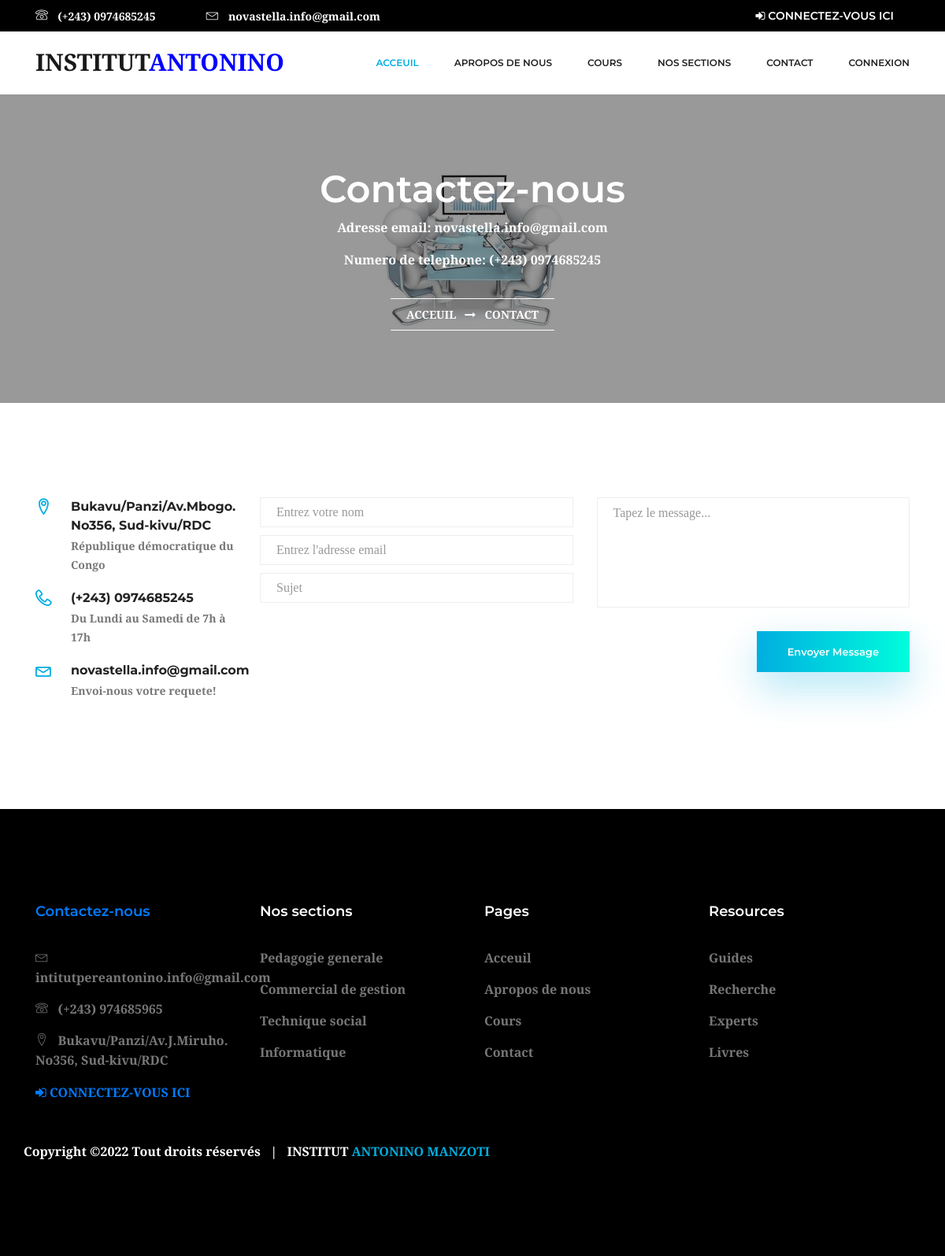
The page /contact.php on the database as committed earlier.
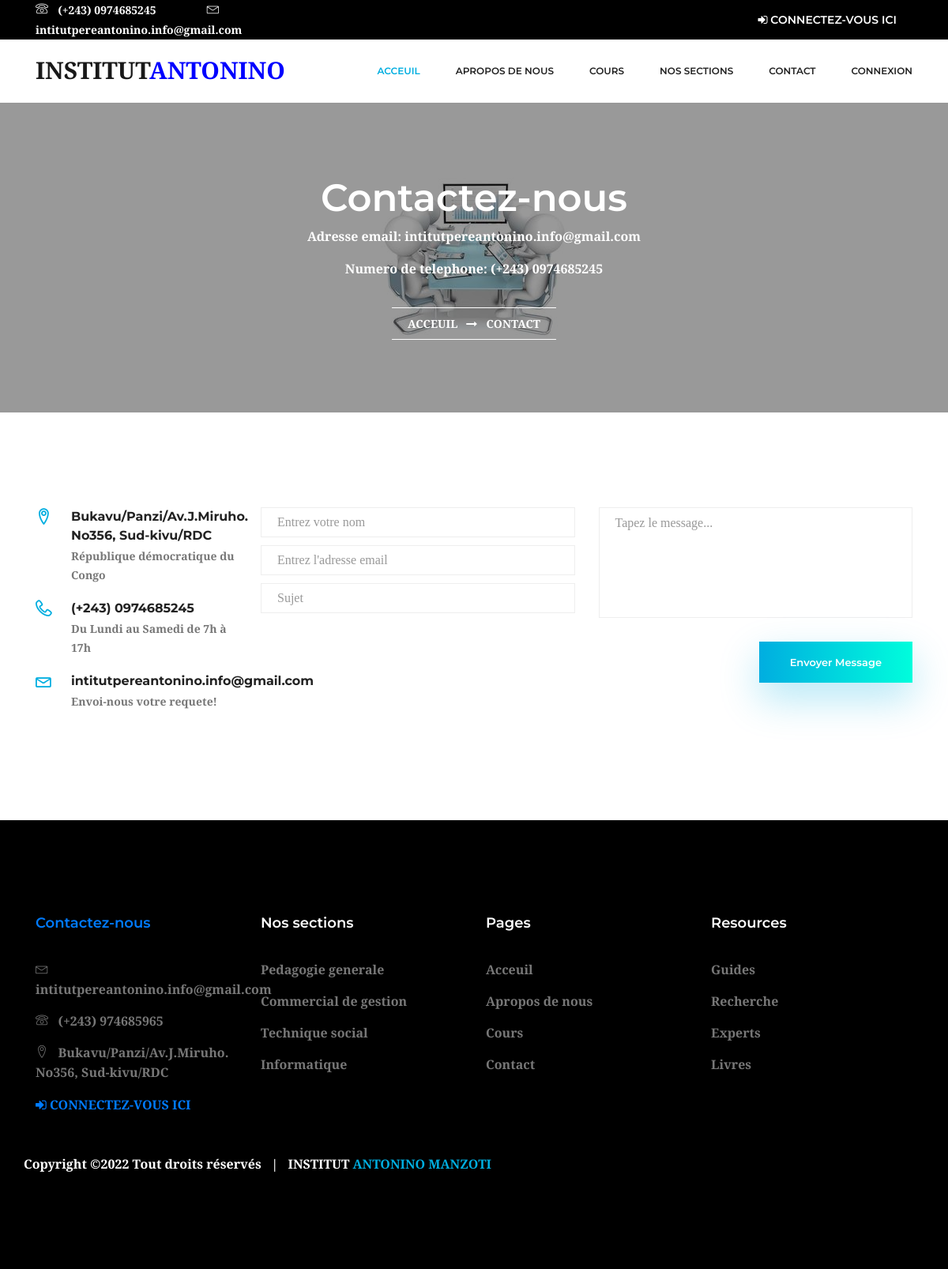
The same page on the database as committed later.
### tables this page shows
CREATE TABLE `ecole_info` (
  `id_info` int(10) NOT NULL,
  `nom_ecole` varchar(50) NOT NULL,
  `adresse_ecole` varchar(100) NOT NULL,
  `numero_telephone` varchar(20) NOT NULL,
  `adresse_email` varchar(50) NOT NULL,
  `devise_ecole` varchar(250) NOT NULL,
  `details_ecole` varchar(250) NOT NULL,
  `photo_ecole` varchar(50) NOT NULL
);

### contact.php (the view, shortened to what this page needs)
<?php include("includes/header.php") ?>
<?php include("includes/topbarnav.php") ?>
<?php
   $get_descriptions = "SELECT *FROM ecole_info";
   $run_desc = mysqli_query($con,$get_descriptions);
   $row_desc = mysqli_fetch_array($run_desc);
   $adresse_ecole = $row_desc['adresse_ecole'];
   $numero_telephone = $row_desc['numero_telephone'];
   $adresse_email = $row_desc['adresse_email'];
?>
<section class="banner_area">
        <div class="banner_inner d-flex align-items-center">
            <div class="overlay"></div>
            <div class="container">
                <div class="row justify-content-center">
                    <div class="col-lg-6">
                        <div class="banner_content text-center">
                            <h2>Contactez-nous</h2>
                            <p>Adresse email: <?php echo $adresse_email ?></p>
                            <p>Numero de telephone: (+243) <?php echo $numero_telephone ?></p>
                            <div class="page_link">
                                <a href="index.php">Acceuil</a>
                                <a href="contact.php">Contact</a>
                            </div>
                        </div>
                    </div>
                </div>
            </div>
        </div>
    </section>
    <section class="contact_area section_gap">
        <div class="container">
            <div class="row">
                <div class="col-lg-3">
                    <div class="contact_info">
                        <div class="info_item">
                            <i class="lnr lnr-map-marker"></i>
                            <h6><?php echo $adresse_ecole ?></h6>
                            <p>République démocratique du Congo</p>
                        </div>
                        <div class="info_item">
                            <i class="lnr lnr-phone-handset"></i>
                            <h6><a href="#">(+243) <?php echo $numero_telephone ?></a></h6>
                            <p>Du Lundi au Samedi de 7h à 17h</p>
                        </div>
                        <div class="info_item">
                            <i class="lnr lnr-envelope"></i>
                            <h6><a href="#"><?php echo $adresse_email ?></a></h6>
                            <p>Envoi-nous votre requete!</p>
                        </div>
                    </div>
                </div>
                <div class="col-lg-9">
                    <form action="" method="post" class="row contact_form" id="contactForm" novalidate="novalidate">
                        <div class="col-md-6">
                            <div class="form-group">
                                <input type="text" class="form-control" id="name" name="exp_nom" placeholder="Entrez votre nom">
                            </div>
                            <div class="form-group">
                                <input type="email" class="form-control" id="email" name="exp_email" placeholder="Entrez l'adresse email ">
                            </div>
                            <div class="form-group">
                                <input type="text" class="form-control" id="subject" name="sujet" placeholder="Sujet">
                            </div>
                        </div>
                        <div class="col-md-6">
                            <div class="form-group">
                                <textarea class="form-control" name="message" id="message" rows="1" placeholder="Tapez le message..."></textarea>
                            </div>
                        </div>
                        <div class="col-md-12 text-right">
                            <button type="submit" name="contact_btn" value="" class="btn primary-btn">Envoyer Message</button>
                        </div>
                    </form>
                </div>
            </div>
        </div>
    </section>
<?php include("includes/footer.php") ?>
<?php include("includes/scripts.php") ?>

### includes/header.php (shortened to what this page needs)
<?php
  include("includes/db.php")
?>
<!doctype html>
<html lang="en">
 <head>
	<link rel="stylesheet" href="css/bootstrap.css">
	<link rel="stylesheet" href="vendors/linericon/style.css">
	<link rel="stylesheet" href="css/font-awesome.min.css">
	<link rel="stylesheet" href="vendors/owl-carousel/owl.carousel.min.css">
	<link rel="stylesheet" href="vendors/lightbox/simpleLightbox.css">
	<link rel="stylesheet" href="vendors/nice-select/css/nice-select.css">
	<link rel="stylesheet" href="vendors/animate-css/animate.css">
	<link rel="stylesheet" href="css/style.css">
</head>
<body>
<?php
  $get_info_ecole = "SELECT *FROM ecole_info";
  $run_info_ecole = mysqli_query($con,$get_info_ecole);
  $row_info_ecole = mysqli_fetch_array($run_info_ecole);
  $numero_tele = $row_info_ecole['numero_telephone'];
  $adresse_email = $row_info_ecole['adresse_email'];
?>
	<header class="header_area">
		<div class="header-top">
			<div class="container">
				<div class="row align-items-center">
					<div class="col-lg-6 col-sm-6 col-4 header-top-left">
						<a href="tel:+243<?php echo $numero_tele ?>">
							<span class="lnr lnr-phone"></span>
							<span class="text">
								<span class="text">(+243) <?php echo $numero_tele ?></span>
							</span>
						</a>
						<a href="<?php echo $adresse_email ?>">
							<span class="lnr lnr-envelope"></span>
							<span class="text">
								<span class="text"><?php echo $adresse_email ?></span>
							</span>
						</a>
					</div>
					<?php
					   if(!isset($_SESSION['matricule']))
					   {
						  echo "<div class='col-lg-6 col-sm-6 col-8 header-top-right'>
						            <a href='connexion.php' class='text-uppercase'><i class='fa fa-sign-in'></i> Connectez-vous ici</a>
					            </div>
					        ";
					   }
					   else
					   {
						 $session = $_SESSION['matricule'];
						 $eleve = "SELECT *FROM eleves WHERE matricule='$session'";
						 $run_eleve = mysqli_query($con,$eleve);
						 $row_eleve = mysqli_fetch_array($run_eleve);
						 $nom_eleve = $row_eleve['nom_eleves'] ?? null;
						 $postnom_eleves = $row_eleve['postnom_eleves'] ?? null;
						 $ensei = "SELECT *FROM enseignant WHERE matricule='$session'";
						 $run_ensei = mysqli_query($con,$ensei);
						 $row_ensei = mysqli_fetch_array($run_ensei);
						 $nom_ensei = $row_ensei['nom_enseignant'] ?? null;
						 $prenom_ensei = $row_ensei['prenom_enseignant'] ?? null;
						 $get_type = "SELECT *FROM comptes WHERE login='$session'";
						 $run_type = mysqli_query($con,$get_type);
						 $row_type = mysqli_fetch_array($run_type);
						 $util_type = $row_type['utilisateur_type'];
					?>
					<?php if($util_type == 'Professeur' || $util_type == 'Titulaire')
					{
					  ?>
					  <div class="col-lg-6 col-sm-6 col-8 header-top-right">
						<a href="index.php" class="text-uppercase"><i class="fa fa-user"></i> Vous etes connectez en tant que prof <?php echo $nom_ensei; echo "&nbsp"; echo $prenom_ensei ?></a>
					</div>
					<?php
					}
				    else
					 {
					 ?>
					 <div class="col-lg-6 col-sm-6 col-8 header-top-right">
						<a href="index.php" class="text-uppercase"><i class="fa fa-user"></i> Vous etes connectez en tant qu'eleve <?php echo $nom_eleve; echo "&nbsp"; echo $postnom_eleves ?></a>
					</div>
				  <?php	} } ?>
				</div>
			</div>
		</div>

### includes/topbarnav.php (shortened to what this page needs)
	<div class="main_menu">
		<nav class="navbar navbar-expand-lg navbar-light">
			<div class="container">
				<a class="navbar-brand logo_h" href="index.php"><span style="font-weight:bolder; font-size:30px">INSTITUT<span style="color:blue">ANTONINO</span></span></a>
				<span>
					<a class="justify-content-between d-flex" href="#">
						<span class="or" id="countdownSuccess" style = "padding: 10px; color: white; font-size: 22px;"></span>
					</a>
				</span>
				<div class="collapse navbar-collapse offset" id="navbarSupportedContent">
					<ul class="nav navbar-nav menu_nav ml-auto">
						<li class="nav-item active"><a class="nav-link" href="index.php">Acceuil</a></li>
						<li class="nav-item"><a class="nav-link" href="appropos.php">Apropos de nous</a></li>
						<li class="nav-item"><a class="nav-link" href="cours.php">Cours</a></li>
						<li class="nav-item submenu dropdown">
							<a href="#" class="nav-link dropdown-toggle" data-toggle="dropdown" role="button" aria-haspopup="true"
								aria-expanded="false">Nos sections</a>
						</li>
						<li class="nav-item"><a class="nav-link" href="contact.php">Contact</a></li>
						<?php if(!isset($_SESSION['matricule']))
						{
						 ?>
						<li class="nav-item"><a class="nav-link" href="connexion.php">Connexion</a></li>
						<?php
						}
						else
						{
						  ?>
						   <li class="nav-item"><form action="deconnexion.php" method="post"><button type="submit" name="logout_btn" class="btn btn-default nav-link" onclick="return confirm('Voulez-vous vraiment vous deconnectez?')">Deconnexion</button></form></li>
						<?php } ?>
					</ul>
				</div>
			</div>
		</nav>
	</div>
</header>

### includes/footer.php (shortened to what this page needs)
<footer class="footer-area section_gap">
		<div class="container">
			<div class="row">
			    <div class="col-lg-3 col-md-9 single-footer-widget">
					<h4><a href="contact.php">Contactez-nous</a></h4>
					<ul>
						<li><a href="#"><i class="lnr lnr-envelope"></i> &nbsp 	intitutpereantonino.info@gmail.com </a></li>
						<li><a href="#"><i class="lnr lnr-phone"></i> &nbsp (+243) 974685965</a></li>
						<li><a href="#"><i class="lnr lnr-map-marker"></i> &nbsp Bukavu/Panzi/Av.J.Miruho. No356, Sud-kivu/RDC</a></li>
					</ul>
				</div>
				<div class="col-lg-3 col-md-9 single-footer-widget">
					<h4>Nos sections</h4>
					<ul>
						<li><a href="#">Pedagogie generale</a></li>
						<li><a href="#">Commercial de gestion</a></li>
						<li><a href="#">Technique social</a></li>
						<li><a href="#">Informatique</a></li>
					</ul>
				</div>
				<div class="col-lg-3 col-md-9 single-footer-widget">
					<h4>Pages</h4>
					<ul>
						<li><a href="index.php">Acceuil</a></li>
						<li><a href="appropos.php">Apropos de nous</a></li>
						<li><a href="cours.php">Cours</a></li>
						<li><a href="contact.php">Contact</a></li>
					</ul>
				</div>
				<div class="col-lg-3 col-md-9 single-footer-widget">
					<h4>Resources</h4>
					<ul>
						<li><a href="#">Guides</a></li>
						<li><a href="#">Recherche</a></li>
						<li><a href="#">Experts</a></li>
						<li><a href="#">Livres</a></li>
					</ul>
				</div>
				<?php
					   if(!isset($_SESSION['matricule']))
					   {
						  echo "<div class='col-lg-6 col-sm-6 col-8 header-top-right'>
						            <a href='connexion.php' class='text-uppercase'><i class='fa fa-sign-in'></i> Connectez-vous ici</a>
					            </div>
					        ";
					   }
					   else
					   {
						 $session = $_SESSION['matricule'];
						 $ensei = "SELECT *FROM enseignant WHERE matricule='$session'";
						 $run_ensei = mysqli_query($con,$ensei);
						 $row_ensei = mysqli_fetch_array($run_ensei);
						 $nom_ensei = $row_ensei['nom_enseignant'] ?? null;
						 $prenom_ensei = $row_ensei['prenom_enseignant'] ?? null;
						 $get_type = "SELECT *FROM comptes WHERE login='$session'";
						 $run_type = mysqli_query($con,$get_type);
						 $row_type = mysqli_fetch_array($run_type);
						 $util_type = $row_type['utilisateur_type'] ?? null;
					?>
					<?php if($util_type == 'Professeur' || $util_type == 'Titulaire')
					{
					  ?>
					  <div class="row footer-bottom d-flex justify-content-between">
				          <p class="col-lg-12 col-sm-12 footer-text m-0 text-white"><i class="fa fa-user"></i>
						    <a href="index.php" class="text-uppercase"> Vous etes connectez en tant que prof <?php echo $nom_ensei; echo "&nbsp"; echo $prenom_ensei ?></a> &nbsp | &nbsp
					      </p>
			           </div>
				  <?php	} } ?>
			  <div class="row footer-bottom d-flex justify-content-between">
				<p class="col-lg-12 col-sm-12 footer-text m-0 text-white">Copyright &copy;<script>document.write(new Date().getFullYear());</script> Tout droits réservés &nbsp | &nbsp
					INSTITUT<a href="index.php"> ANTONINO MANZOTI</a>
				</p>
			  </div>
		</div>
	</footer>
<?php include("includes/scripts.php") ?>

### includes/scripts.php (shortened to what this page needs)
</body>
</html>

Rows that differ between the two databases and show on the page:
changed ecole_info: adresse_email "novastella.info@gmail.com" → "intitutpereantonino.info@gmail.com"; adresse_ecole "Bukavu/Panzi/Av.Mbogo. No356, Sud-kivu/RDC" → "Bukavu/Panzi/Av.J.Miruho. No356, Sud-kivu/RDC"
